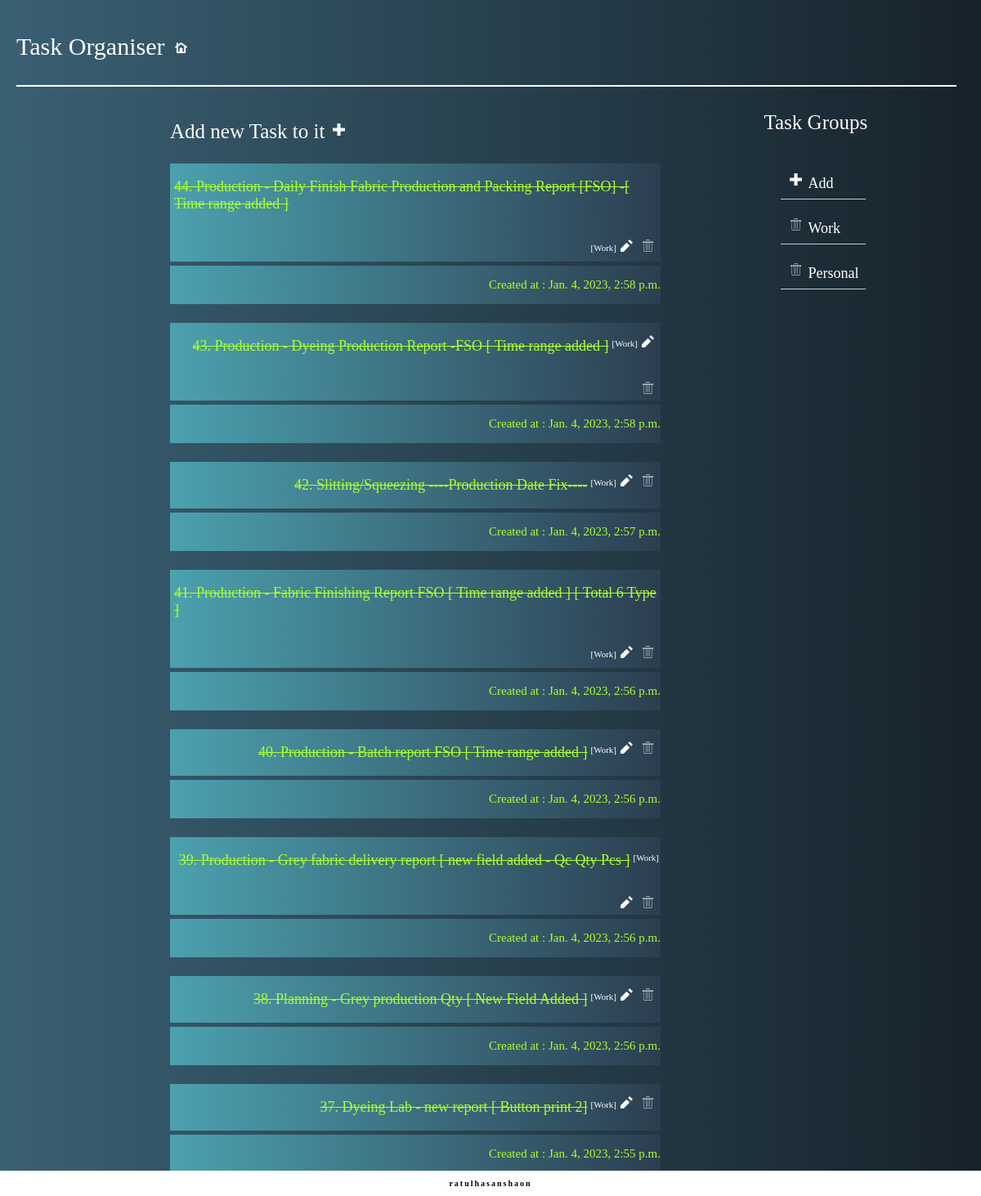
The app's page /, older data.
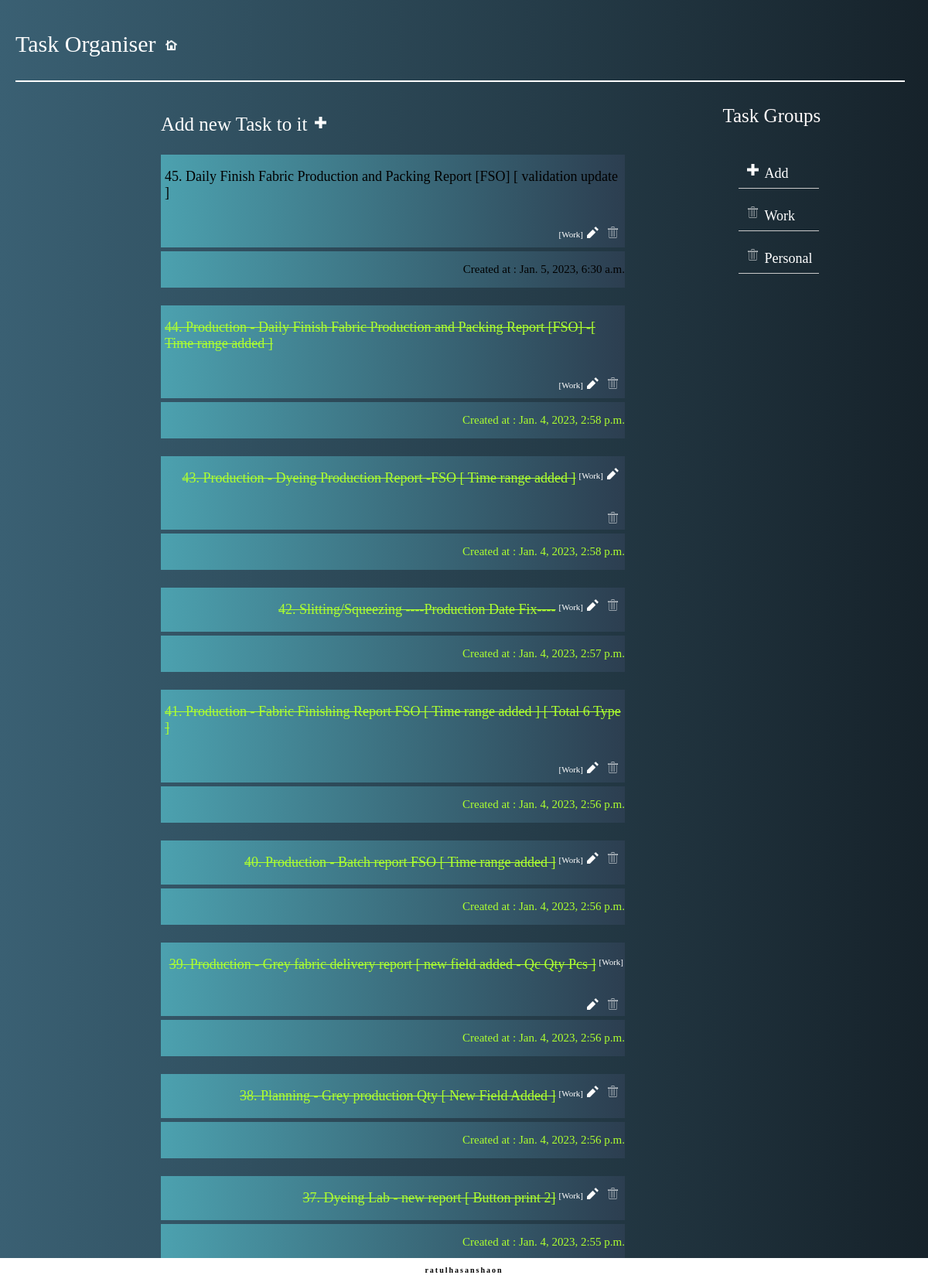
The same page, newer data.
### task_group/models.py (models this page shows, shortened)
class Task(models.Model):
    Catagories = models.ForeignKey(Catagories,related_name='Task',on_delete=models.CASCADE )
    title = models.CharField(max_length=256)
    created_date = models.DateTimeField(auto_now_add=True)
    done = models.BooleanField(default=False)
    class Meta:
        ordering = ["-created_date"]
    def __str__(self):
        return self.title

class Catagories (models.Model):
    catagories_name = models.CharField(max_length=20,primary_key=True)
    def __str__(self):
        return self.catagories_name

### task_group/views.py (the view)
# urls.py: path('',TaskListView.as_view(),name='tlist'),
class TaskListView(ListView):
    context_object_name = 'tasks'
    model = models.Task
    def get_context_data(self, **kwargs):
        context = super(TaskListView, self).get_context_data(**kwargs)
        context['cat_list'] = Catagories.objects.all()
        print(context)
        return context

### task_group/templates/task_group/task_list.html
{% extends 'task_group/base.html' %}
{% load static %}
{% block heading %}
Add new Task to it <a href="/task_create/" ><img src="{% static 'task_group/img/plus.png' %}"></a>
{% endblock %}
{% block content %}
{%for t in tasks %}
                <div class="items">
                    <div class="subitem">
                        {% if t.done %}
                       <p class="listitem1"><strike  >{{t.pk}}. {{t.title}}</strike></p>
                        {% else %}
                        <p class="listitem">{{t.pk}}. {{t.title}} </p>
                        {% endif %}
                        <p class="extra" > [{{t.Catagories}}]</p>
                        <a href="/task_update/{{t.pk}}"  class="update"><img src="{% static 'task_group/img/pencil.png' %}" ></a>
                        <a href="/task_delete/{{t.pk}}" ><img src="{% static 'task_group/img/trash.png' %}"></a>
                    </div>
                    <div class="subitem">
                        {% if t.done %}
                       <p class="complete_date">Created at : {{t.created_date}}</p>
                        {% else %}
                        <p class="li_style">Created at : {{t.created_date}}</p>
                        {% endif %}
                    </div>
                    <br>
                </div>
{% endfor %}
{% endblock %}

### task_group/templates/task_group/base.html (shortened to what this page needs)
{% load static %}
<!DOCTYPE html>
<html lang="en">
<head>
    <link rel="stylesheet" href="{% static 'task_group/css/new.css' %}" type="text/css">
</head>
<body>
    <div class="base">
        <div class="title">
            <p class="title-text">Task Organiser</p>
            <div class="home">
                <a href="{% url 'task_group:tlist' %}" class="icon"><img src="{% static 'task_group/img/home.png' %}"></a>
            </div>
        </div>
        <div class="context">
            <div class="tasklist">
                <div class="left-heading">
                    <p class="headingtext">{% block heading %} {% endblock%}</p>
                </div>
   {% block content %}
            {% endblock %}
            </div>
            <div class="groups">
                <p class="groups-heading">Task Groups</p>
                <ul>
                    <li><a href="/catagories_create/" ><img src="{% static 'task_group/img/plus.png' %}"></a>Add</li>
                    {% for c in cat_list %}
                    <li>
                        <a href="/catagories_delete/{{c.pk}}" ><img src="{% static 'task_group/img/trash.png' %}"></a><a href="/details/{{c.pk}}" >{{c.catagories_name}}</a>
                    </li>
                  {% endfor %}
                </ul>
            </div>
        </div>
        <div class="footer">
            <p>ratulhasanshaon</p>
        </div>
    </div>
</body>
</html>

### task_group/static/task_group/css/new.css (style rules this page uses)
body { height: 100vh; margin: 10px; background: #16222A; background: -webkit-linear-gradient(to right, #3A6073, #16222A); background: linear-gradient(to right, #3A6073, #16222A); background-attachment: fixed; position: relative; background-size: cover; background-repeat: no-repeat; background-position: center; font-family: Bahnschrift Light; }
img { margin: 3px; height: 15px; padding-top: 12px; padding-right:5px; }
.title { float: left; position: static; border-bottom: 2px double rgb(255, 255, 255); margin-right: 20px; margin-left:10px; display: flex; align-items: center; }
.title-text { color: rgb(255, 255, 255); font-size: 30px; font-family: Bahnschrift; }
.home { padding-left: 10px; padding-bottom: 5px; }
.base { display: flex; flex-direction: column; margin-bottom: 40px; }
.context { display: flex; flex-direction: row; justify-content: space-evenly; margin: 5px; justify-items: center; flex-wrap: wrap; align-items: flex-start; }
.left-heading { font-size: 25px; color: rgb(255, 255, 255); }
.tasklist { min-width: 30vw; display: flex; flex-direction: column; justify-content: center; max-width: 600px; }
.groups { color: rgb(255, 255, 255); padding-left:20px; padding-right:20px; }
a { text-decoration:none; color: rgb(255, 255, 255); }
.groups-heading { font-size: 25px; color: rgb(255, 250, 250); padding-left: 20px; }
li { list-style: none; padding: 8px; margin-right: 20px; font-size: 18px; border-bottom: 1px solid rgb(201, 201, 201); }
.footer { position: fixed; left: 0; bottom: 0; width: 100%; font-size: 10px; letter-spacing: 2px; font-weight: bold; background-color: rgb(255, 255, 255); color: rgb(0, 0, 0); text-align: center; }
.items { display: flex; flex-direction: column; }
.subitem { display: flex; flex-decoration:row; flex-wrap:wrap; background: #2C3E50; background: -webkit-linear-gradient(to right, #4CA1AF, #2C3E50); background: linear-gradient(to right, #4CA1AF, #2C3E50); margin-bottom: 5px; font-size: 18px; justify-content:flex-end; width:100%; }
.extra { color: rgb(255, 255, 255); font-size:11px; padding-top:8px; padding-left:2px; padding-right:2px; }
.listitem { margin-right:2px; margin-left:5px; }
.listitem1 { margin-right:2px; margin-left:5px; color: greenyellow; }
.li_style { font-size: smaller; }
.complete_date { color: greenyellow; font-size: smaller; }

Row changes from the older to the newer data that the page shows:
added Task: pk "45", title "Daily Finish Fabric Production and Packing Report [FSO] [ validation update ]", Catagories "Work", created_date "Jan. 5, 2023, 6:30 a.m."
